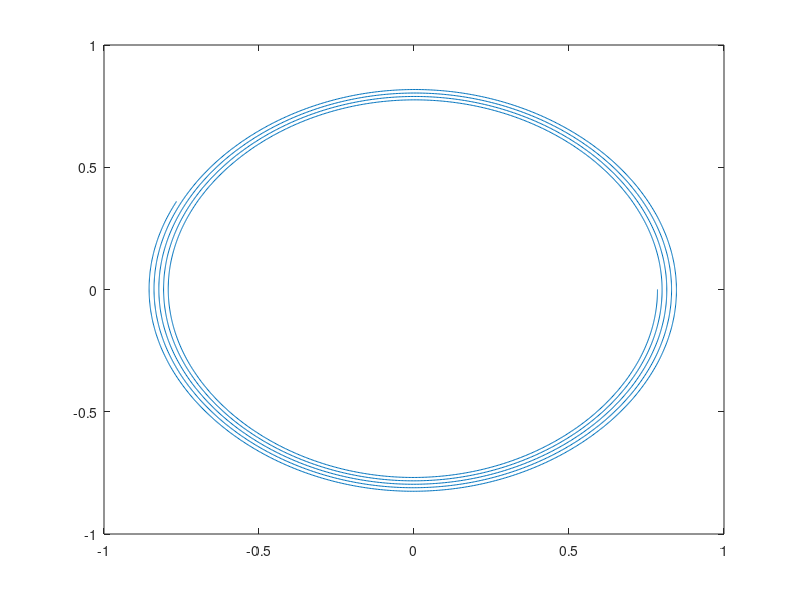

This figure's MATLAB source:
%solving by Heun(improved Euler's) method 
f = @(t,y) [y(2), -sin(y(1))]'; %initializing the system
t_initial = 0; %initial value of t
a = pi/4; %initial conditions
b = 0;
T = 30; %end of time interval
N = 5000; %number of steps
y_initial = [a, b]'; %initial conditions in vector form
h = T/N; %step size
t = t_initial;
y = y_initial;

Time = linspace(0,30,N+1); %generate array for plotting t
y_1 = zeros(1, N+1); %generate array for plotting y1(theta)
y_1(1,1) = a; %first element of the array (from I.C.)
y_2 = zeros(1, N+1); %generate array for plotting y2(theta prime)
y_2(1,1) = b; %first element of the array (from I.C.)
delta_E = zeros(1, N+1); %generate array for plotting energy shift (part C and D)
delta_E(1,1) = b^2/2 - cos(a); %first element of the array (from I.C.)

for i = 1:N %iterating through every interval
    y = y + h*f(t,y);
    t = t_initial + i*h;
    fprintf('t=%.4f y1=%.8f y2=%.8f\n',t,y);
    %adding new elements to arrays
    y_1(1, i+1) = y(1);
    y_2(1, i+1) = y(2);
    delta_E(1, i+1) = [y(2)]^2/2 - cos((y(1)));
end

%plotting 
plot(Time,delta_E); 
plot(Time,y_1); 
plot(y_1,y_2);
